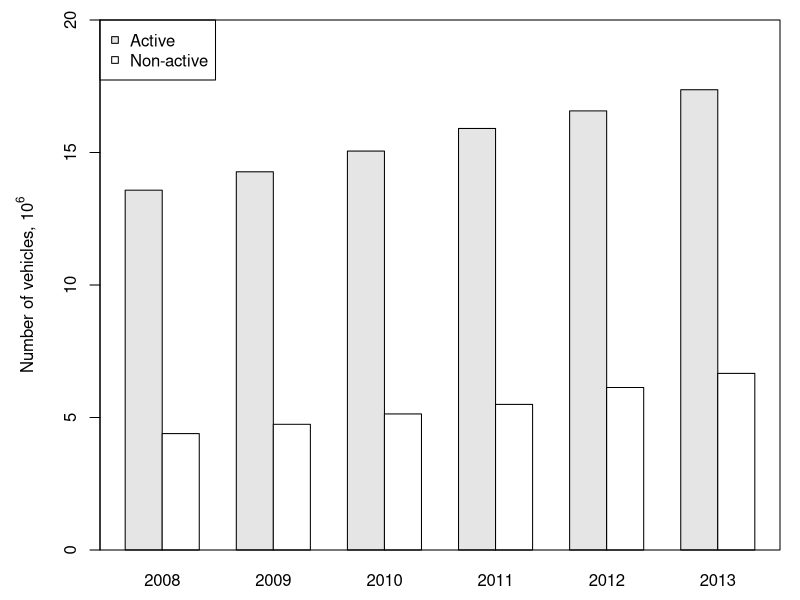
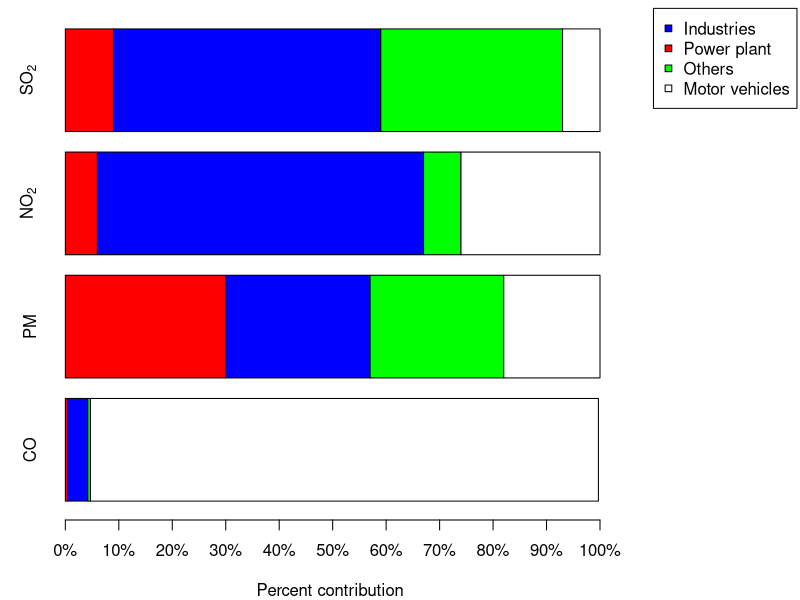

Write the R code that produced these figures, in order.
### Script to plot Fig. 2 a

## Import data
active_non_active <- read.csv('data/active_non_active.csv',sep=',',header=TRUE)
# To transpose
active_non_active <- t(active_non_active)
# rename header[row,column],using 1st row
colnames(active_non_active) <- active_non_active[1,]
# remove 1st row,-1 remove 1st row
active_non_active <- active_non_active[-1,]
## To plot the barplot
png(filename='fig/fig_2_active_non_active.png',height=8,width= 16,units='cm',
    res = 400)
# To set margins and legend position
par(xpd=TRUE,mar=c(2.5,5,1,1))
barplot(active_non_active/1000000,
        ylab=expression(paste("Number of vehicles, 10"^"6")),
        beside = TRUE,col=c('grey90','white'),
        names=c('2008','2009','2010','2011','2012','2013'),ylim =c(0,20),
        xlab = 'Year')
legend('topleft',col=c('black','black'),pt.bg=c('grey90','white'),pch=c(22,22),
       legend=c('Active','Non-active'))
#box for barplot
box()
dev.off()

### Script to plot Fig. 2 c

## Import data and graph stacked bar plot
criteria_pollutants <- read.csv("data/criteria_pollutants.csv", header=TRUE)
# Rename the headers; rename header[row,column],using 1st row
rownames(criteria_pollutants) <- criteria_pollutants[,1]
# Remove 1st row,-1 remove 1st row
criteria_pollutants <- criteria_pollutants[,-1]
# Change all values to numeric type
criteria_pollutants <- sapply(criteria_pollutants,as.numeric)

## To plot the barplot
png(filename='fig/fig_2_pollutants.png',height=8,width= 16,units='cm',
    res = 400)
# To set margins and legend position
par(xpd=TRUE,mar=c(4,3,0.5,10))
barplot(criteria_pollutants,
        col=c('red','blue','green','white'),horiz=TRUE,xaxt='n',
        names.arg = c('CO','PM', expression(paste('NO'['2'])),
                      expression(paste('SO'['2']))),xlab = 'Percent contribution')
# grid(ny=NA,nx=10,col='grey20',lty='dotted')
axis(side=1,at=c(0,10,20,30,40,50,60,70,80,90,100),
     labels = c('0%','10%','20%','30%','40%','50%','60%','70%','80%','90%','100%'))

legend(110,5,col=c('black','black','black','black'),
       pch=c(22,22,22,22),pt.bg = c('blue','red','green','white'),
       legend=c('Industries','Power plant',
                'Others','Motor vehicles'),cex = 1)
dev.off()
